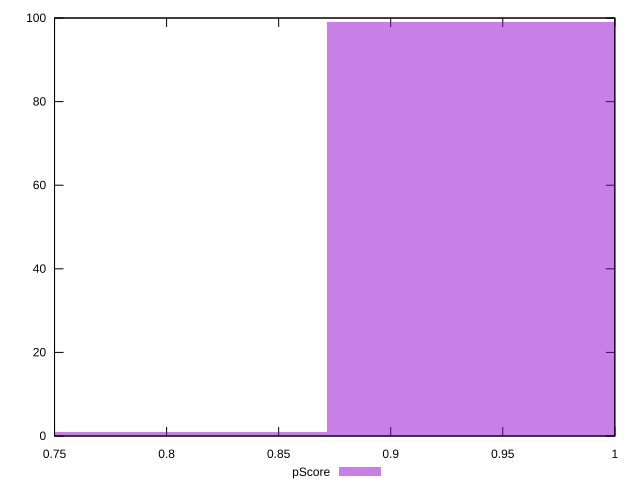

Write the gnuplot code that produced this figure.
reset

$pScore <<EOF
0.9388175543186984 99
0.8047007608445986 1
EOF

set key outside below
set boxwidth 0.13411679347409977
set xrange [0.75:1]
set yrange [0:100]
set trange [0:100]
set style fill transparent solid 0.5 noborder
set terminal svg size 640, 490 enhanced background rgb 'white'
set output "report_00017_2021-02-10T15-08-03.406Z/unused-css-rules/samples/pages+cached+noadtech+nomedia/pScore/histogram.svg"

plot $pScore title "pScore" with boxes

reset
